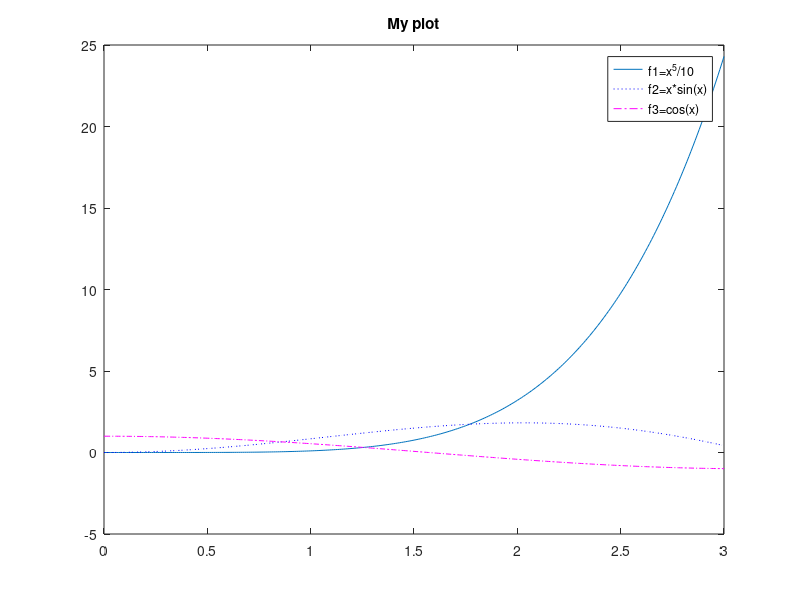

Here is the MATLAB script that generated this plot:
x=0:0.01:3;
f1=x.^5/10;
f2=x.*sin(x);
f3=cos(x);
plot(x,f1,x,f2,':b',x,f3,'-.m')
title('My plot')
legend('f1=x^5/10','f2=x*sin(x)','f3=cos(x)')

